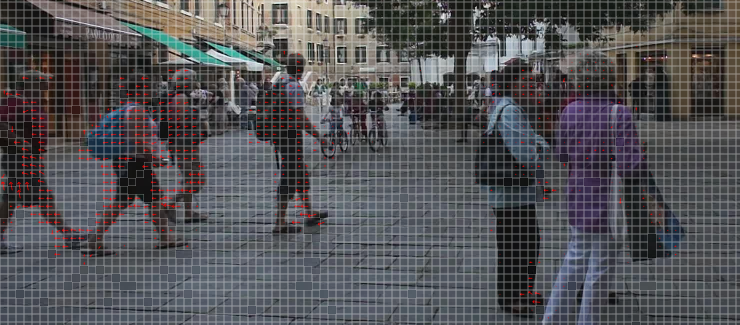
#> input picture infos/paper/plot_motion_vectors_conference/frame_mpeg4_000381_frame_cropped.png, 1480 x 650 px, given in place of frame_mpeg4_000381.png, which was not available (shown at 1/2 size)
$ python crop_and_resize_mvs_example.py
#> lines starting #> are read from the running program, lines starting #| are printed output that depends on the picture
import cv2

frame_file = "frame_mpeg4_000381.png"
#scale = 0.1
crop_region = [0, 300, 1480, 950]  # bottom left, top right (x,y)

frame = cv2.imread(frame_file, cv2.IMREAD_COLOR)
#> frame is the input picture: shape (650, 1480, 3); mean B, G, R 87.3, 84.3, 84.8
#frame_scaled = cv2.resize(frame, None, fx=scale, fy=scale, interpolation=cv2.INTER_LANCZOS4)
#crop_region = [c*scale for c in crop_region]

c = crop_region
frame_cropped = frame[int(c[1]):int(c[3]), int(c[0]):int(c[2]), :]
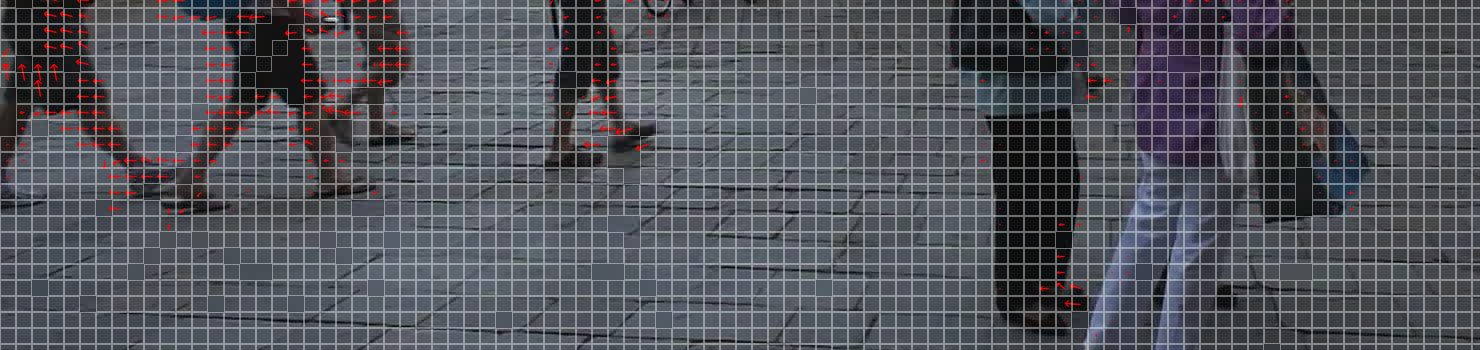
#> frame_cropped: shape (350, 1480, 3); mean B, G, R 92.2, 85.7, 83.8

out_file = frame_file[:-4]
cv2.imwrite("{}_frame_cropped.png".format(out_file), frame_cropped, [cv2.IMWRITE_PNG_COMPRESSION, 0])

cv2.namedWindow("frame", cv2.WINDOW_NORMAL)
cv2.resizeWindow("frame", 640, 360)
#cv2.namedWindow("frame_scaled", cv2.WINDOW_NORMAL)
#cv2.resizeWindow("frame_scaled", 640, 360)
cv2.namedWindow("frame_cropped", cv2.WINDOW_NORMAL)
cv2.resizeWindow("frame_cropped", 640, 360)

while True:
    cv2.imshow("frame", frame)
    #cv2.imshow("frame_scaled", frame_scaled)
    cv2.imshow("frame_cropped", frame_cropped)
    if cv2.waitKey(1) & 0xFF == ord('q'):
#> (key q is pressed here)
        break

$ run again, on 000255.jpg
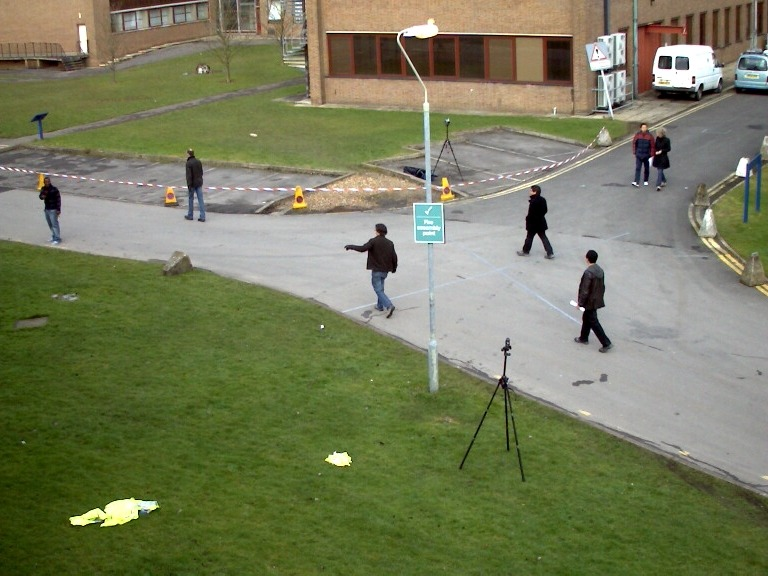
#> input picture 000255.jpg, 768 x 576 px, given in place of frame_mpeg4_000381.png, which was not available
#> frame is the input picture: shape (576, 768, 3); mean B, G, R 91.6, 124, 119.2
#> `frame_cropped = frame[int(c[1]):int(c[3]), int(c[0]):int(c[2]), :]`:
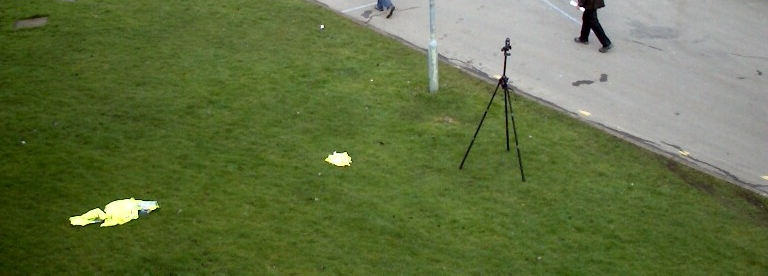
#> frame_cropped: shape (276, 768, 3); mean B, G, R 66.9, 113.3, 98.7
